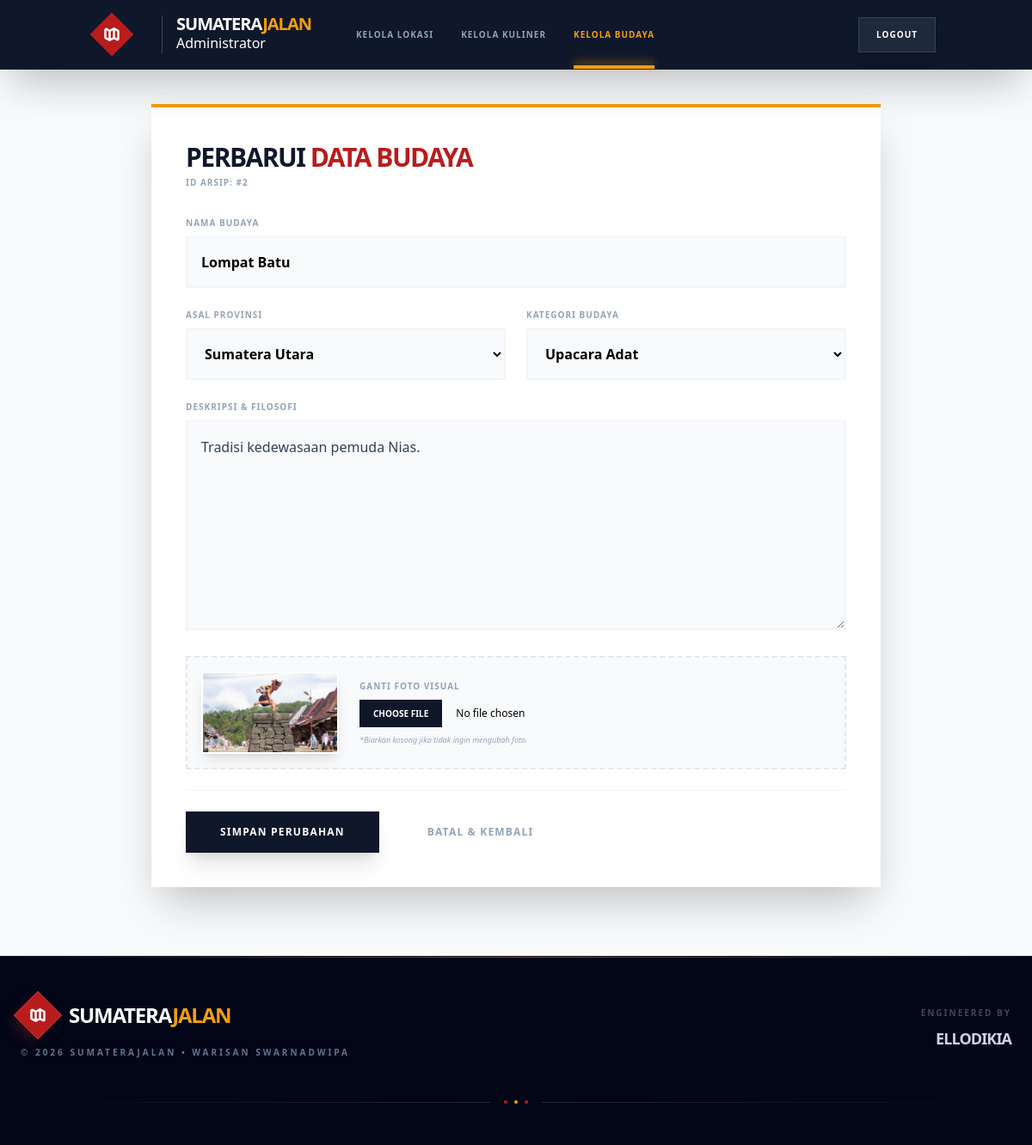
/admin/budaya_edit.php?id=2, run on the app's committed database.
### tables this page shows
CREATE TABLE `budaya` (
  `id` int(11) NOT NULL,
  `nama_budaya` varchar(255) NOT NULL,
  `asal_provinsi_id` int(11) DEFAULT NULL,
  `kategori_budaya` enum('Tarian','Upacara Adat','Alat Musik','Pakaian Adat','Seni Pertunjukan') DEFAULT NULL,
  `deskripsi` text DEFAULT NULL,
  `foto` varchar(255) DEFAULT NULL
);

CREATE TABLE `provinsi` (
  `id` int(11) NOT NULL,
  `nama_provinsi` varchar(50) NOT NULL,
  `slug` varchar(50) NOT NULL,
  `ibu_kota` varchar(50) DEFAULT NULL,
  `foto_provinsi` varchar(255) DEFAULT NULL
);

### admin/budaya_edit.php (the view, shortened to what this page needs)
<?php
require_once '../config/database.php';
$id = isset($_GET['id']) ? (int)$_GET['id'] : 0;
$stmt = $pdo->prepare("SELECT * FROM budaya WHERE id = ?");
$stmt->execute([$id]);
$data = $stmt->fetch();
$provinsi = $pdo->query("SELECT * FROM provinsi ORDER BY nama_provinsi ASC")->fetchAll();
?>
<!DOCTYPE html>
<html lang="id">
<head>
    <script src="https://cdn.tailwindcss.com"></script>
</head>
<body class="bg-slate-50">
    <?php include '../includes/admin_nav.php'; ?>
    <main class="container mx-auto px-4 md:px-6 max-w-4xl">
        <div class="bg-white shadow-2xl border-t-4 border-amber-500 p-6 md:p-10 mt-6 md:mt-10">
            <div class="mb-8">
                <h2 class="text-2xl md:text-3xl font-black uppercase tracking-tighter text-slate-900">
                    Perbarui <span class="text-red-700">Data Budaya</span>
                </h2>
                <p class="text-[10px] font-bold text-slate-400 uppercase tracking-widest mt-1">ID Arsip: #<?= $id ?></p>
            </div>
            <form action="" method="POST" enctype="multipart/form-data" class="space-y-6">
                <div class="space-y-2">
                    <label class="block text-[10px] font-black uppercase tracking-widest text-slate-400">Nama Budaya</label>
                    <input type="text" name="nama_budaya" required
                           value="<?= htmlspecialchars($data['nama_budaya']) ?>"
                           class="w-full p-4 bg-slate-50 border-2 border-slate-100 outline-none font-bold focus:border-red-700 transition">
                </div>
                <div class="grid grid-cols-1 md:grid-cols-2 gap-6">
                    <div class="space-y-2">
                        <label class="block text-[10px] font-black uppercase tracking-widest text-slate-400">Asal Provinsi</label>
                        <select name="asal_provinsi_id" class="w-full p-4 bg-slate-50 border-2 border-slate-100 outline-none font-bold focus:border-red-700 transition">
                            <?php foreach($provinsi as $p): ?>
                                <option value="<?= $p['id'] ?>" <?= ($p['id'] == $data['asal_provinsi_id']) ? 'selected' : '' ?>>
                                    <?= htmlspecialchars($p['nama_provinsi']) ?>
                                </option>
                            <?php endforeach; ?>
                        </select>
                    </div>
                    <div class="space-y-2">
                        <label class="block text-[10px] font-black uppercase tracking-widest text-slate-400">Kategori Budaya</label>
                        <select name="kategori_budaya" class="w-full p-4 bg-slate-50 border-2 border-slate-100 outline-none font-bold focus:border-red-700 transition">
                            <?php
                            $kats = ['Tarian', 'Upacara Adat', 'Alat Musik', 'Pakaian Adat', 'Seni Pertunjukan'];
                            foreach($kats as $k): ?>
                                <option value="<?= $k ?>" <?= ($data['kategori_budaya'] == $k) ? 'selected' : '' ?>>
                                    <?= $k ?>
                                </option>
                            <?php endforeach; ?>
                        </select>
                    </div>
                </div>
                <div class="space-y-2">
                    <label class="block text-[10px] font-black uppercase tracking-widest text-slate-400">Deskripsi & Filosofi</label>
                    <textarea name="deskripsi" rows="8" required
                              class="w-full p-4 bg-slate-50 border-2 border-slate-100 outline-none focus:border-red-700 transition text-slate-700 leading-relaxed"><?= htmlspecialchars($data['deskripsi']) ?></textarea>
                </div>
                <div class="flex flex-col md:flex-row items-start md:items-center gap-6 p-4 bg-slate-50 border-2 border-dashed border-slate-200">
                    <div class="relative group">
                        <img src="../assets/uploads/<?= $data['foto'] ?>"
                             class="w-32 h-20 md:w-40 md:h-24 object-cover border-2 border-white shadow-lg">
                    </div>
                    <div class="space-y-2 flex-1">
                        <label class="block text-[10px] font-black uppercase tracking-widest text-slate-400">Ganti Foto Visual</label>
                        <input type="file" name="foto" accept="image/*" class="text-xs file:mr-4 file:py-2 file:px-4 file:border-0 file:text-[10px] file:font-black file:uppercase file:bg-slate-900 file:text-white hover:file:bg-red-700 file:transition cursor-pointer">
                        <p class="text-[9px] text-slate-400 italic">*Biarkan kosong jika tidak ingin mengubah foto.</p>
                    </div>
                </div>
                <div class="pt-6 border-t border-slate-100 flex flex-col md:flex-row gap-4">
                    <button type="submit" class="bg-slate-900 text-white px-10 py-4 font-black uppercase tracking-widest text-xs hover:bg-red-700 transition shadow-xl">
                        Simpan Perubahan
                    </button>
                    <a href="budaya_kelola.php" class="flex items-center justify-center px-10 py-4 text-xs font-black uppercase tracking-widest text-slate-400 hover:text-slate-900 transition">
                        Batal & Kembali
                    </a>
                </div>
            </form>
        </div>
    </main>
    <?php include '../includes/footer.php'; ?>
</body>
</html>

### data on the page
budaya: nama_budaya "Lompat Batu", asal_provinsi_id "Sumatera Utara", kategori_budaya "Upacara Adat", deskripsi "Tradisi kedewasaan pemuda Nias.", foto (picture)

### other printed values
$item[2] "KELOLA LOKASI"
$item[2] "KELOLA KULINER"
$item[2] "KELOLA BUDAYA"
$id "2"
